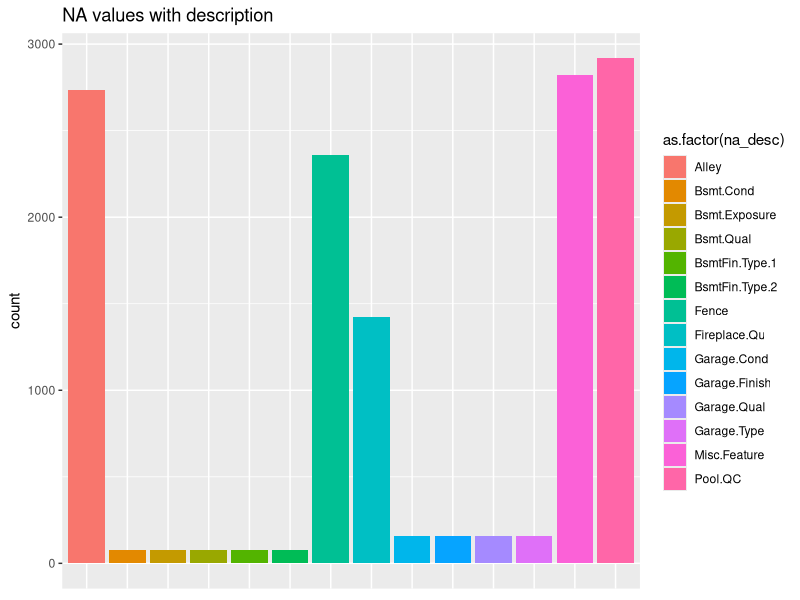
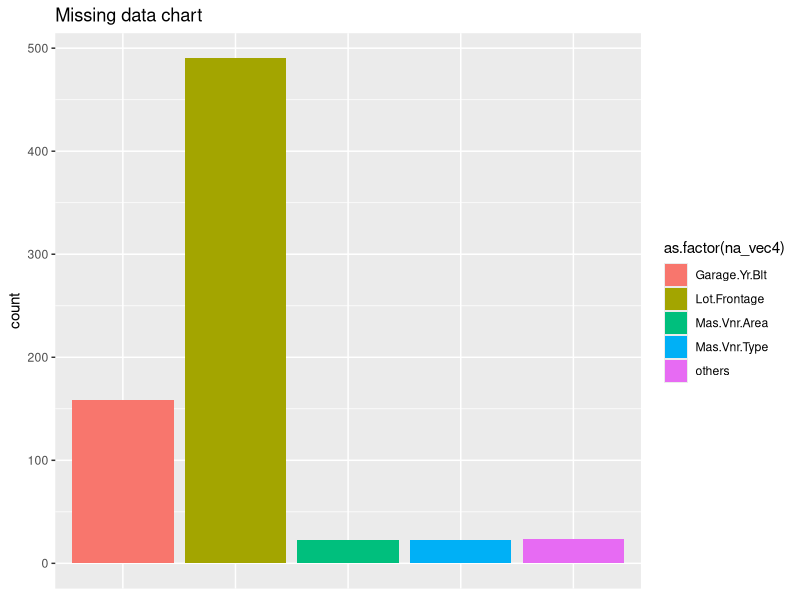
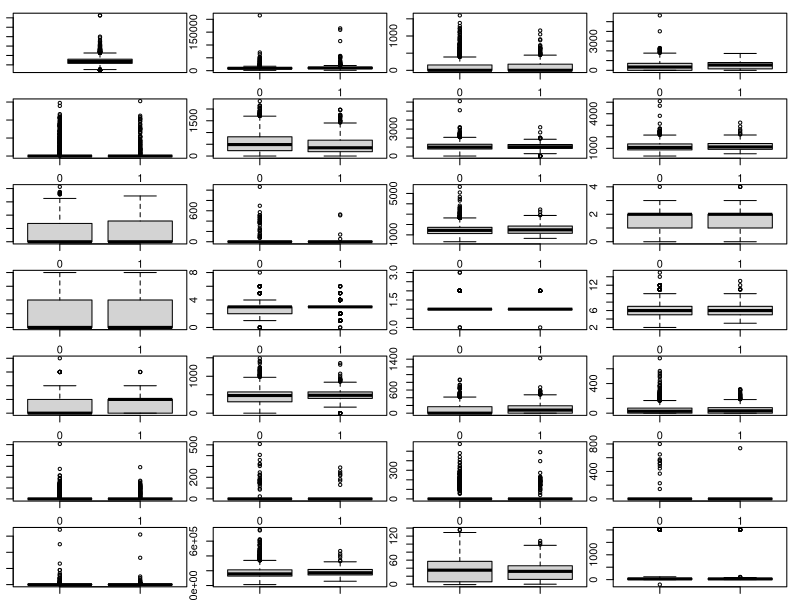
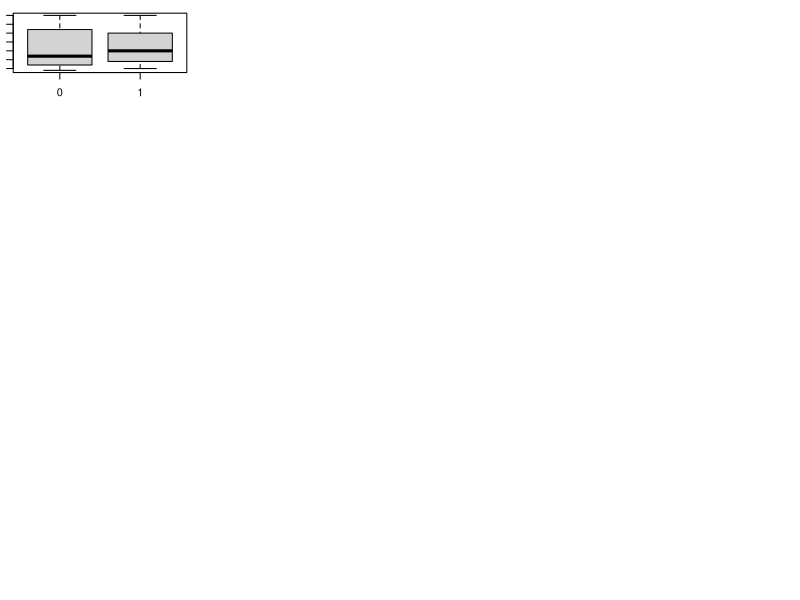
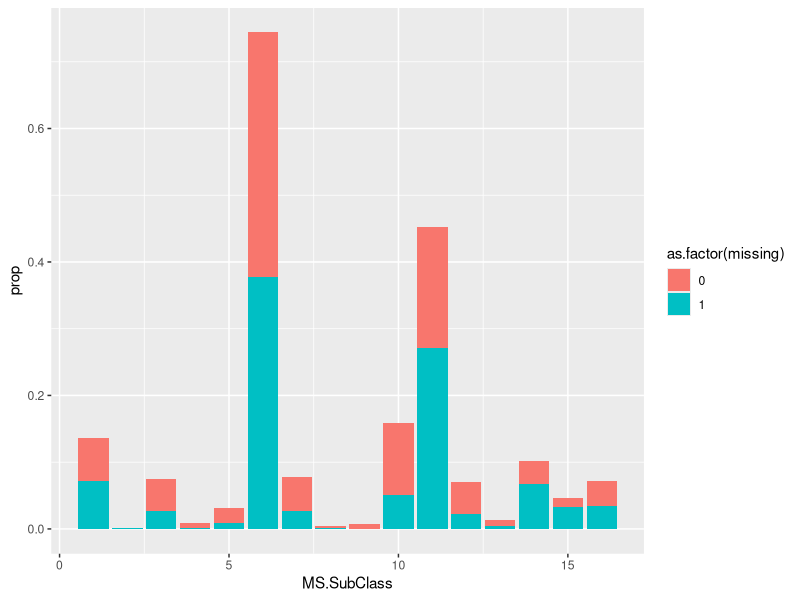
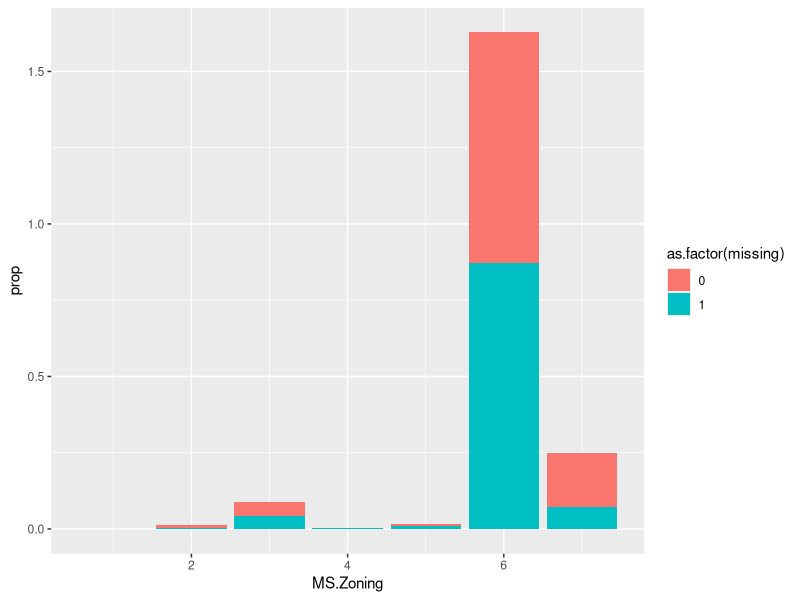
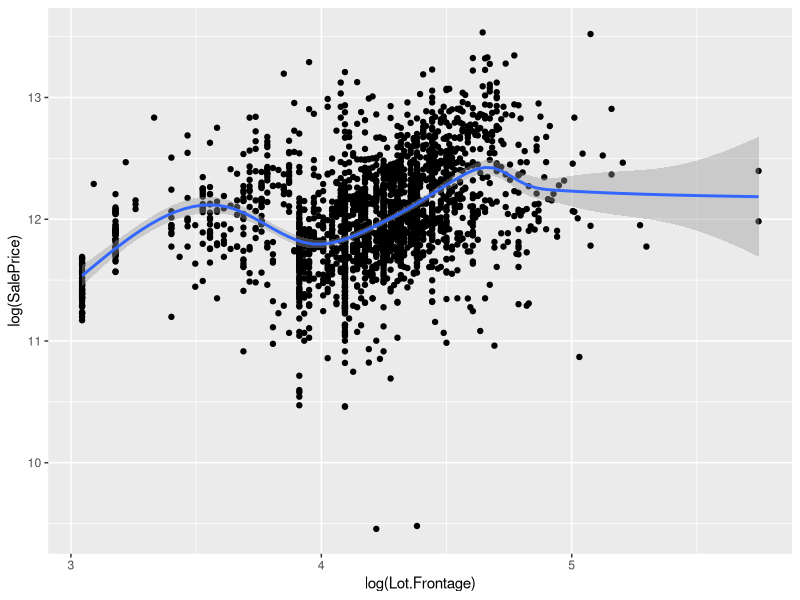

Here is the R script that generated these plots, in order:
## ---- chunk 1
knitr::opts_chunk$set(echo = TRUE)
## ---- chunk 2
library(dplyr)
library(tidyverse)
library(ggplot2)
library(corrplot)
## ---- chunk 3
colClasses <- c(ï..Order = "integer",
                 PID      = "integer",     
                MS.SubClass = "factor",
                MS.Zoning = "factor",
                Lot.Frontage = "numeric",
                Lot.Area = "numeric",
                Street = "factor",
                Alley = "factor",
                Lot.Shape = "factor",
                Land.Contour = "factor",
                Utilities = "factor",
                Lot.Config = "factor",
                Land.Slope = "factor",
                Neighborhood = "factor",
                Condition.1 = "factor",
                Condition.2 = "factor",
                Bldg.Type = "factor",
                House.Style = "factor",
                Overall.Qual = "factor",
                Overall.Cond = "factor",
                Year.Built = "numeric",
                Year.Remod.Add = "numeric",
                Roof.Style = "factor",
                Roof.Matl = "factor",
                Exterior.1st = "factor",
                Exterior.2nd = "factor",
                Mas.Vnr.Type = "factor",
                Mas.Vnr.Area = "numeric",
                Exter.Qual = "factor",
                Exter.Cond = "factor",
                Foundation = "factor",
                Bsmt.Qual = "factor",
                Bsmt.Cond = "factor",
                Bsmt.Exposure = "factor",
                BsmtFin.Type.1 = "factor",
                BsmtFin.SF.1 = "numeric",
                BsmtFin.Type.2 = "factor",
                BsmtFin.SF.2 = "numeric",
                Bsmt.Unf.SF = "numeric",
                Total.Bsmt.SF = "numeric",
                Heating = "factor",
                Heating.QC = "factor",
                Central.Air = "factor",
                Electrical = "factor",
                X1st.Flr.SF = "numeric",
              "X2nd.Flr.SF" = "numeric",
                Low.Qual.Fin.SF = "numeric",
                Gr.Liv.Area = "numeric",
                Bsmt.Full.Bath = "factor", # Has NA's
                Bsmt.Half.Bath = "factor", #
                Full.Bath = "numeric",
                Half.Bath = "numeric",
                Bedroom.AbvGr = "numeric",
                Kitchen.AbvGr = "numeric",
                Kitchen.Qual = "factor",
                TotRms.AbvGrd = "numeric",
                Functional = "factor",
                Fireplaces = "numeric",
                Fireplace.Qu = "factor",
                Garage.Type = "factor",
                Garage.Yr.Blt = "numeric", #has NA
                Garage.Finish = "factor",
                Garage.Cars = "factor", #?
                Garage.Area = "numeric",
                Garage.Qual = "factor",
                Garage.Cond = "factor",
                Paved.Drive = "factor",
                Wood.Deck.SF = "numeric",
                Open.Porch.SF = "numeric",
                Enclosed.Porch = "numeric",
                "X3Ssn.Porch" = "numeric",
                Screen.Porch = "numeric",
                Pool.Area = "numeric",
                Pool.QC = "factor",
                Fence = "factor",
                Misc.Feature = "factor",
                Misc.Val = "numeric",
                Mo.Sold = "factor",
                Yr.Sold = "numeric",
                Sale.Type = "factor",
                Sale.Condition = "factor",
                SalePrice = "numeric"
                )
house <- read.csv("AmesHousing.csv", na.strings = "", colClasses  = colClasses )
house <- house[, !(colnames(house) %in% c("ï..Order", "PID"))]
house_copy <- house
house1 <- read.csv("AmesHousing.csv")

## ---- chunk 4
head(house1[is.na(house1$Lot.Frontage), c(5,8,74:79)])

## ---- chunk 5

col_na <- names(house_copy)[sapply(house_copy, 
                                   function(x){sum(!is.na(x) & x == "NA") >0})]


na_desc <- NULL
for (i in col_na){
  na_desc <- c(na_desc, 
               rep(i,sum(!is.na(house_copy[,i]) & house_copy[,i]=="NA")))
}


ggplot(aes(as.factor(na_desc), fill = as.factor(na_desc)), data = as.data.frame(na_desc)) + geom_bar() + ggtitle("NA values with description") + xlab("Columns with more than 4 NA") +theme(axis.title.x=element_blank(),
        axis.text.x=element_blank(),
        axis.ticks.x=element_blank())
## ---- chunk 6

house[, col_na] <-data.frame(lapply(house[,col_na],
                                    function(x)as.factor(ifelse(x == 'NA', "None", levels(x)[x]))))
## ---- chunk 7


miss.col <- names(house)[sapply(house_copy, function(x){sum(is.na(x)) >0})]

for(i in miss.col){
  print(paste0(i, " has " , sum(is.na(house_copy[i])), " NAs"))
}



na_vec4 <- NULL
for (i in miss.col){
    if (sum(is.na(house_copy[i])) <= 4) 
      na_vec4 <-c(na_vec4, rep("others",sum(is.na(house_copy[i]))))
      
    else 
      na_vec4 <- c(na_vec4, rep(i,sum(is.na(house_copy[i]))))
}

ggplot(data = as.data.frame(na_vec4),
       aes(as.factor(na_vec4), fill = as.factor(na_vec4))) + geom_bar() + 
      ggtitle("Missing data chart") + 
      xlab("Columns with more than 4 missing data") + 
      theme(axis.title.x=element_blank(),
            axis.text.x=element_blank(),
            axis.ticks.x=element_blank())

## ---- chunk 8

house$Mas.Vnr.Area[is.na(house$Mas.Vnr.Area)] <- 0
house$Mas.Vnr.Type[is.na(house$Mas.Vnr.Type)] <- "None"

## ---- chunk 9
garage <- (house_copy %>%dplyr::select(starts_with("Garage")))[is.na(house_copy$Garage.Yr.Blt),]
garage[1:5,1:5]
fac <- Filter(is.factor, garage)
numer <- garage[, !(colnames(garage) %in% names(fac))]

for (i in 1:nrow(house)){
  if (is.na(house$Garage.Yr.Blt[i]) & 
      house$Garage.Type[i]=="None" &
      house$Garage.Finish[i] =="None" & house$Garage.Qual[i]=="None" & house$Garage.Cond[i] =="None" & house$Garage.Cars[i] ==0 & house$Garage.Area[i] ==0)
    house$Garage.Yr.Blt[i] <- 0
  else NA

}
(house %>% dplyr::select(starts_with("Garage")))[is.na(house$Garage.Yr.Blt),1:5]
## ---- chunk 10

for(i in miss.col){
  print(paste0(i, " has " , sum(is.na(house[[i]])), " NAs"))
}

## ---- chunk 11
house$timeSale <- house$Yr.Sold -house$Year.Built
house$timeGarage <- house$Yr.Sold - house$Garage.Yr.Blt
house$timeremodel <- house$Yr.Sold- house$Year.Remod.Add
#remove id, year built, year sold
new_house <- house[, !(names(house) %in% c("Yr.Sold","Year.Built", "Garage.Yr.Blt", "Year.Remod.Add"))] 
head(new_house[, 74:ncol(new_house)])
## ---- chunk 12
fac_col <-Filter(is.factor,new_house)
head(fac_col[,1:6])
numeric_col <- new_house[, !(colnames(new_house) %in% names(Filter(is.factor,new_house)))]
head(numeric_col[,1:6])
## ---- chunk 13

missing <- as.integer(is.na(new_house$Lot.Frontage))
table(missing)
## ---- chunk 14
par(mfrow=c(7,4))
par(mar=rep(1,4))

for (i in colnames(numeric_col[,-c(1)])){
  boxplot(numeric_col[,i]~ missing, ylab = i)
}


## ---- chunk 15

temp <- cbind(missing, fac_col)


par(mfrow=c(2,2))
par(mar=rep(1,4))

for (i in colnames(fac_col)[1:2]){

plot(ggplot(aes( temp[,i], fill = as.factor(missing)), data = temp) +geom_bar( aes(as.integer(temp[,i]), ..prop..))+ xlab(i))

}






## ---- chunk 16
ggplot(aes(y = log(SalePrice),x= log(Lot.Frontage)), data = new_house) + geom_point() + geom_smooth()
